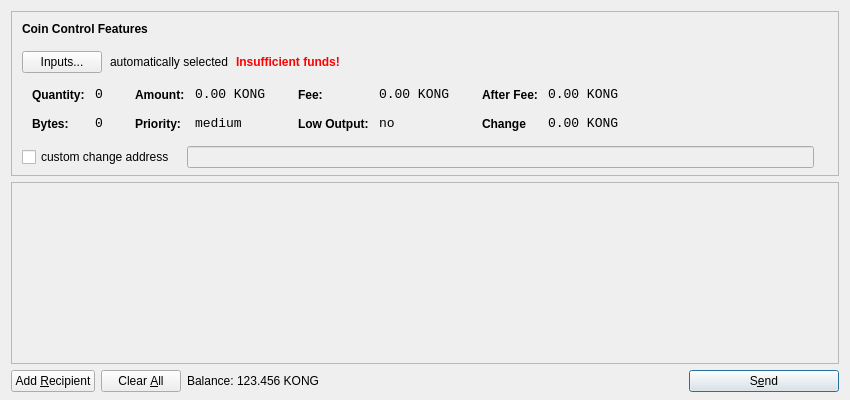
<?xml version="1.0" encoding="UTF-8"?>
<ui version="4.0">
 <class>SendCoinsDialog</class>
 <widget class="QDialog" name="SendCoinsDialog">
  <property name="geometry">
   <rect>
    <x>0</x>
    <y>0</y>
    <width>850</width>
    <height>400</height>
   </rect>
  </property>
  <property name="windowTitle">
   <string>Send Coins</string>
  </property>
  <layout class="QVBoxLayout" name="verticalLayout" stretch="0,1,0">
   <property name="bottomMargin">
    <number>8</number>
   </property>
   <item>
    <widget class="QFrame" name="frameCoinControl">
     <property name="sizePolicy">
      <sizepolicy hsizetype="Expanding" vsizetype="Expanding">
       <horstretch>0</horstretch>
       <verstretch>0</verstretch>
      </sizepolicy>
     </property>
     <property name="maximumSize">
      <size>
       <width>16777215</width>
       <height>16777215</height>
      </size>
     </property>
     <property name="frameShape">
      <enum>QFrame::StyledPanel</enum>
     </property>
     <property name="frameShadow">
      <enum>QFrame::Sunken</enum>
     </property>
     <layout class="QVBoxLayout" name="verticalLayoutCoinControl2">
      <property name="spacing">
       <number>-1</number>
      </property>
      <property name="leftMargin">
       <number>0</number>
      </property>
      <property name="topMargin">
       <number>0</number>
      </property>
      <property name="rightMargin">
       <number>0</number>
      </property>
      <property name="bottomMargin">
       <number>6</number>
      </property>
      <item>
       <layout class="QVBoxLayout" name="verticalLayoutCoinControl" stretch="0,0,0,0,1">
        <property name="spacing">
         <number>0</number>
        </property>
        <property name="leftMargin">
         <number>10</number>
        </property>
        <property name="topMargin">
         <number>10</number>
        </property>
        <item>
         <layout class="QHBoxLayout" name="horizontalLayoutCoinControl1">
          <property name="bottomMargin">
           <number>15</number>
          </property>
          <item>
           <widget class="QLabel" name="labelCoinControlFeatures">
            <property name="sizePolicy">
             <sizepolicy hsizetype="Preferred" vsizetype="Maximum">
              <horstretch>0</horstretch>
              <verstretch>0</verstretch>
             </sizepolicy>
            </property>
            <property name="font">
             <font>
              <weight>75</weight>
              <bold>true</bold>
             </font>
            </property>
            <property name="styleSheet">
             <string notr="true">font-weight:bold;</string>
            </property>
            <property name="text">
             <string>Coin Control Features</string>
            </property>
           </widget>
          </item>
         </layout>
        </item>
        <item>
         <layout class="QHBoxLayout" name="horizontalLayoutCoinControl2" stretch="0,0,0,0">
          <property name="spacing">
           <number>8</number>
          </property>
          <property name="bottomMargin">
           <number>10</number>
          </property>
          <item>
           <widget class="QPushButton" name="pushButtonCoinControl">
            <property name="styleSheet">
             <string notr="true"/>
            </property>
            <property name="text">
             <string>Inputs...</string>
            </property>
           </widget>
          </item>
          <item>
           <widget class="QLabel" name="labelCoinControlAutomaticallySelected">
            <property name="text">
             <string>automatically selected</string>
            </property>
            <property name="margin">
             <number>5</number>
            </property>
           </widget>
          </item>
          <item>
           <widget class="QLabel" name="labelCoinControlInsuffFunds">
            <property name="font">
             <font>
              <weight>75</weight>
              <bold>true</bold>
             </font>
            </property>
            <property name="styleSheet">
             <string notr="true">color:red;font-weight:bold;</string>
            </property>
            <property name="text">
             <string>Insufficient funds!</string>
            </property>
            <property name="margin">
             <number>5</number>
            </property>
           </widget>
          </item>
          <item>
           <spacer name="horizontalSpacerCoinControl">
            <property name="orientation">
             <enum>Qt::Horizontal</enum>
            </property>
            <property name="sizeHint" stdset="0">
             <size>
              <width>40</width>
              <height>1</height>
             </size>
            </property>
           </spacer>
          </item>
         </layout>
        </item>
        <item>
         <widget class="QWidget" name="widgetCoinControl" native="true">
          <property name="sizePolicy">
           <sizepolicy hsizetype="Preferred" vsizetype="Preferred">
            <horstretch>0</horstretch>
            <verstretch>0</verstretch>
           </sizepolicy>
          </property>
          <property name="minimumSize">
           <size>
            <width>0</width>
            <height>0</height>
           </size>
          </property>
          <property name="styleSheet">
           <string notr="true"/>
          </property>
          <layout class="QHBoxLayout" name="horizontalLayoutCoinControl5">
           <property name="margin">
            <number>0</number>
           </property>
           <item>
            <layout class="QHBoxLayout" name="horizontalLayoutCoinControl3" stretch="0,0,0,1">
             <property name="spacing">
              <number>20</number>
             </property>
             <property name="topMargin">
              <number>0</number>
             </property>
             <property name="bottomMargin">
              <number>10</number>
             </property>
             <item>
              <layout class="QFormLayout" name="formLayoutCoinControl1">
               <property name="horizontalSpacing">
                <number>10</number>
               </property>
               <property name="verticalSpacing">
                <number>14</number>
               </property>
               <property name="leftMargin">
                <number>10</number>
               </property>
               <property name="topMargin">
                <number>4</number>
               </property>
               <property name="rightMargin">
                <number>6</number>
               </property>
               <item row="0" column="0">
                <widget class="QLabel" name="labelCoinControlQuantityText">
                 <property name="styleSheet">
                  <string notr="true">font-weight:bold;</string>
                 </property>
                 <property name="text">
                  <string>Quantity:</string>
                 </property>
                 <property name="margin">
                  <number>0</number>
                 </property>
                </widget>
               </item>
               <item row="0" column="1">
                <widget class="QLabel" name="labelCoinControlQuantity">
                 <property name="font">
                  <font>
                   <family>Monospace</family>
                   <pointsize>10</pointsize>
                  </font>
                 </property>
                 <property name="cursor">
                  <cursorShape>IBeamCursor</cursorShape>
                 </property>
                 <property name="contextMenuPolicy">
                  <enum>Qt::ActionsContextMenu</enum>
                 </property>
                 <property name="text">
                  <string>0</string>
                 </property>
                 <property name="margin">
                  <number>0</number>
                 </property>
                 <property name="textInteractionFlags">
                  <set>Qt::LinksAccessibleByMouse|Qt::TextSelectableByKeyboard|Qt::TextSelectableByMouse</set>
                 </property>
                </widget>
               </item>
               <item row="1" column="0">
                <widget class="QLabel" name="labelCoinControlBytesText">
                 <property name="styleSheet">
                  <string notr="true">font-weight:bold;</string>
                 </property>
                 <property name="text">
                  <string>Bytes:</string>
                 </property>
                </widget>
               </item>
               <item row="1" column="1">
                <widget class="QLabel" name="labelCoinControlBytes">
                 <property name="font">
                  <font>
                   <family>Monospace</family>
                   <pointsize>10</pointsize>
                  </font>
                 </property>
                 <property name="cursor">
                  <cursorShape>IBeamCursor</cursorShape>
                 </property>
                 <property name="contextMenuPolicy">
                  <enum>Qt::ActionsContextMenu</enum>
                 </property>
                 <property name="text">
                  <string>0</string>
                 </property>
                 <property name="textInteractionFlags">
                  <set>Qt::LinksAccessibleByMouse|Qt::TextSelectableByKeyboard|Qt::TextSelectableByMouse</set>
                 </property>
                </widget>
               </item>
              </layout>
             </item>
             <item>
              <layout class="QFormLayout" name="formLayoutCoinControl2">
               <property name="horizontalSpacing">
                <number>10</number>
               </property>
               <property name="verticalSpacing">
                <number>14</number>
               </property>
               <property name="leftMargin">
                <number>6</number>
               </property>
               <property name="topMargin">
                <number>4</number>
               </property>
               <property name="rightMargin">
                <number>6</number>
               </property>
               <item row="0" column="0">
                <widget class="QLabel" name="labelCoinControlAmountText">
                 <property name="styleSheet">
                  <string notr="true">font-weight:bold;</string>
                 </property>
                 <property name="text">
                  <string>Amount:</string>
                 </property>
                 <property name="margin">
                  <number>0</number>
                 </property>
                </widget>
               </item>
               <item row="0" column="1">
                <widget class="QLabel" name="labelCoinControlAmount">
                 <property name="font">
                  <font>
                   <family>Monospace</family>
                   <pointsize>10</pointsize>
                  </font>
                 </property>
                 <property name="cursor">
                  <cursorShape>IBeamCursor</cursorShape>
                 </property>
                 <property name="contextMenuPolicy">
                  <enum>Qt::ActionsContextMenu</enum>
                 </property>
                 <property name="text">
                  <string notr="true">0.00 KONG</string>
                 </property>
                 <property name="textInteractionFlags">
                  <set>Qt::LinksAccessibleByMouse|Qt::TextSelectableByKeyboard|Qt::TextSelectableByMouse</set>
                 </property>
                </widget>
               </item>
               <item row="1" column="0">
                <widget class="QLabel" name="labelCoinControlPriorityText">
                 <property name="styleSheet">
                  <string notr="true">font-weight:bold;</string>
                 </property>
                 <property name="text">
                  <string>Priority:</string>
                 </property>
                </widget>
               </item>
               <item row="1" column="1">
                <widget class="QLabel" name="labelCoinControlPriority">
                 <property name="font">
                  <font>
                   <family>Monospace</family>
                   <pointsize>10</pointsize>
                  </font>
                 </property>
                 <property name="cursor">
                  <cursorShape>IBeamCursor</cursorShape>
                 </property>
                 <property name="contextMenuPolicy">
                  <enum>Qt::ActionsContextMenu</enum>
                 </property>
                 <property name="text">
                  <string>medium</string>
                 </property>
                 <property name="textInteractionFlags">
                  <set>Qt::LinksAccessibleByMouse|Qt::TextSelectableByKeyboard|Qt::TextSelectableByMouse</set>
                 </property>
                </widget>
               </item>
              </layout>
             </item>
             <item>
              <layout class="QFormLayout" name="formLayoutCoinControl3">
               <property name="horizontalSpacing">
                <number>10</number>
               </property>
               <property name="verticalSpacing">
                <number>14</number>
               </property>
               <property name="leftMargin">
                <number>6</number>
               </property>
               <property name="topMargin">
                <number>4</number>
               </property>
               <property name="rightMargin">
                <number>6</number>
               </property>
               <item row="0" column="0">
                <widget class="QLabel" name="labelCoinControlFeeText">
                 <property name="styleSheet">
                  <string notr="true">font-weight:bold;</string>
                 </property>
                 <property name="text">
                  <string>Fee:</string>
                 </property>
                 <property name="margin">
                  <number>0</number>
                 </property>
                </widget>
               </item>
               <item row="0" column="1">
                <widget class="QLabel" name="labelCoinControlFee">
                 <property name="font">
                  <font>
                   <family>Monospace</family>
                   <pointsize>10</pointsize>
                  </font>
                 </property>
                 <property name="cursor">
                  <cursorShape>IBeamCursor</cursorShape>
                 </property>
                 <property name="contextMenuPolicy">
                  <enum>Qt::ActionsContextMenu</enum>
                 </property>
                 <property name="text">
                  <string notr="true">0.00 KONG</string>
                 </property>
                 <property name="textInteractionFlags">
                  <set>Qt::LinksAccessibleByMouse|Qt::TextSelectableByKeyboard|Qt::TextSelectableByMouse</set>
                 </property>
                </widget>
               </item>
               <item row="1" column="0">
                <widget class="QLabel" name="labelCoinControlLowOutputText">
                 <property name="styleSheet">
                  <string notr="true">font-weight:bold;</string>
                 </property>
                 <property name="text">
                  <string>Low Output:</string>
                 </property>
                </widget>
               </item>
               <item row="1" column="1">
                <widget class="QLabel" name="labelCoinControlLowOutput">
                 <property name="font">
                  <font>
                   <family>Monospace</family>
                   <pointsize>10</pointsize>
                  </font>
                 </property>
                 <property name="cursor">
                  <cursorShape>IBeamCursor</cursorShape>
                 </property>
                 <property name="contextMenuPolicy">
                  <enum>Qt::ActionsContextMenu</enum>
                 </property>
                 <property name="text">
                  <string>no</string>
                 </property>
                 <property name="textInteractionFlags">
                  <set>Qt::LinksAccessibleByMouse|Qt::TextSelectableByKeyboard|Qt::TextSelectableByMouse</set>
                 </property>
                </widget>
               </item>
              </layout>
             </item>
             <item>
              <layout class="QFormLayout" name="formLayoutCoinControl4">
               <property name="horizontalSpacing">
                <number>10</number>
               </property>
               <property name="verticalSpacing">
                <number>14</number>
               </property>
               <property name="leftMargin">
                <number>6</number>
               </property>
               <property name="topMargin">
                <number>4</number>
               </property>
               <property name="rightMargin">
                <number>6</number>
               </property>
               <item row="0" column="0">
                <widget class="QLabel" name="labelCoinControlAfterFeeText">
                 <property name="styleSheet">
                  <string notr="true">font-weight:bold;</string>
                 </property>
                 <property name="text">
                  <string>After Fee:</string>
                 </property>
                 <property name="margin">
                  <number>0</number>
                 </property>
                </widget>
               </item>
               <item row="0" column="1">
                <widget class="QLabel" name="labelCoinControlAfterFee">
                 <property name="font">
                  <font>
                   <family>Monospace</family>
                   <pointsize>10</pointsize>
                  </font>
                 </property>
                 <property name="cursor">
                  <cursorShape>IBeamCursor</cursorShape>
                 </property>
                 <property name="contextMenuPolicy">
                  <enum>Qt::ActionsContextMenu</enum>
                 </property>
                 <property name="text">
                  <string notr="true">0.00 KONG</string>
                 </property>
                 <property name="textInteractionFlags">
                  <set>Qt::LinksAccessibleByMouse|Qt::TextSelectableByKeyboard|Qt::TextSelectableByMouse</set>
                 </property>
                </widget>
               </item>
               <item row="1" column="0">
                <widget class="QLabel" name="labelCoinControlChangeText">
                 <property name="styleSheet">
                  <string notr="true">font-weight:bold;</string>
                 </property>
                 <property name="text">
                  <string>Change</string>
                 </property>
                </widget>
               </item>
               <item row="1" column="1">
                <widget class="QLabel" name="labelCoinControlChange">
                 <property name="font">
                  <font>
                   <family>Monospace</family>
                   <pointsize>10</pointsize>
                  </font>
                 </property>
                 <property name="cursor">
                  <cursorShape>IBeamCursor</cursorShape>
                 </property>
                 <property name="contextMenuPolicy">
                  <enum>Qt::ActionsContextMenu</enum>
                 </property>
                 <property name="text">
                  <string notr="true">0.00 KONG</string>
                 </property>
                 <property name="textInteractionFlags">
                  <set>Qt::LinksAccessibleByMouse|Qt::TextSelectableByKeyboard|Qt::TextSelectableByMouse</set>
                 </property>
                </widget>
               </item>
              </layout>
             </item>
            </layout>
           </item>
          </layout>
         </widget>
        </item>
        <item>
         <layout class="QHBoxLayout" name="horizontalLayoutCoinControl4" stretch="0,0,0">
          <property name="spacing">
           <number>12</number>
          </property>
          <property name="sizeConstraint">
           <enum>QLayout::SetDefaultConstraint</enum>
          </property>
          <property name="topMargin">
           <number>5</number>
          </property>
          <property name="rightMargin">
           <number>5</number>
          </property>
          <item>
           <widget class="QCheckBox" name="checkBoxCoinControlChange">
            <property name="text">
             <string>custom change address</string>
            </property>
           </widget>
          </item>
          <item>
           <widget class="QLineEdit" name="lineEditCoinControlChange">
            <property name="enabled">
             <bool>false</bool>
            </property>
            <property name="sizePolicy">
             <sizepolicy hsizetype="Expanding" vsizetype="Fixed">
              <horstretch>0</horstretch>
              <verstretch>0</verstretch>
             </sizepolicy>
            </property>
           </widget>
          </item>
          <item>
           <widget class="QLabel" name="labelCoinControlChangeLabel">
            <property name="sizePolicy">
             <sizepolicy hsizetype="Preferred" vsizetype="Expanding">
              <horstretch>0</horstretch>
              <verstretch>0</verstretch>
             </sizepolicy>
            </property>
            <property name="minimumSize">
             <size>
              <width>0</width>
              <height>0</height>
             </size>
            </property>
            <property name="text">
             <string/>
            </property>
            <property name="margin">
             <number>3</number>
            </property>
           </widget>
          </item>
         </layout>
        </item>
        <item>
         <spacer name="verticalSpacerCoinControl">
          <property name="orientation">
           <enum>Qt::Vertical</enum>
          </property>
          <property name="sizeHint" stdset="0">
           <size>
            <width>800</width>
            <height>1</height>
           </size>
          </property>
         </spacer>
        </item>
       </layout>
      </item>
     </layout>
    </widget>
   </item>
   <item>
    <widget class="QScrollArea" name="scrollArea">
     <property name="widgetResizable">
      <bool>true</bool>
     </property>
     <widget class="QWidget" name="scrollAreaWidgetContents">
      <property name="geometry">
       <rect>
        <x>0</x>
        <y>0</y>
        <width>830</width>
        <height>165</height>
       </rect>
      </property>
      <layout class="QVBoxLayout" name="verticalLayout_2">
       <property name="margin">
        <number>0</number>
       </property>
       <item>
        <layout class="QVBoxLayout" name="entries">
         <property name="spacing">
          <number>6</number>
         </property>
        </layout>
       </item>
       <item>
        <spacer name="verticalSpacer">
         <property name="orientation">
          <enum>Qt::Vertical</enum>
         </property>
         <property name="sizeHint" stdset="0">
          <size>
           <width>20</width>
           <height>40</height>
          </size>
         </property>
        </spacer>
       </item>
      </layout>
     </widget>
    </widget>
   </item>
   <item>
    <layout class="QHBoxLayout" name="horizontalLayout">
     <item>
      <widget class="QPushButton" name="addButton">
       <property name="toolTip">
        <string>Send to multiple recipients at once</string>
       </property>
       <property name="text">
        <string>Add &amp;Recipient</string>
       </property>
       <property name="autoDefault">
        <bool>false</bool>
       </property>
      </widget>
     </item>
     <item>
      <widget class="QPushButton" name="clearButton">
       <property name="sizePolicy">
        <sizepolicy hsizetype="Minimum" vsizetype="Fixed">
         <horstretch>0</horstretch>
         <verstretch>0</verstretch>
        </sizepolicy>
       </property>
       <property name="toolTip">
        <string>Remove all transaction fields</string>
       </property>
       <property name="text">
        <string>Clear &amp;All</string>
       </property>
       <property name="autoRepeatDelay">
        <number>300</number>
       </property>
       <property name="autoDefault">
        <bool>false</bool>
       </property>
      </widget>
     </item>
     <item>
      <layout class="QHBoxLayout" name="horizontalLayout_2">
       <property name="spacing">
        <number>3</number>
       </property>
       <item>
        <widget class="QLabel" name="label">
         <property name="sizePolicy">
          <sizepolicy hsizetype="Preferred" vsizetype="Fixed">
           <horstretch>0</horstretch>
           <verstretch>0</verstretch>
          </sizepolicy>
         </property>
         <property name="text">
          <string>Balance:</string>
         </property>
        </widget>
       </item>
       <item>
        <widget class="QLabel" name="labelBalance">
         <property name="sizePolicy">
          <sizepolicy hsizetype="Preferred" vsizetype="Fixed">
           <horstretch>0</horstretch>
           <verstretch>0</verstretch>
          </sizepolicy>
         </property>
         <property name="cursor">
          <cursorShape>IBeamCursor</cursorShape>
         </property>
         <property name="text">
          <string>123.456 KONG</string>
         </property>
         <property name="textInteractionFlags">
          <set>Qt::LinksAccessibleByMouse|Qt::TextSelectableByKeyboard|Qt::TextSelectableByMouse</set>
         </property>
        </widget>
       </item>
      </layout>
     </item>
     <item>
      <spacer name="horizontalSpacer">
       <property name="orientation">
        <enum>Qt::Horizontal</enum>
       </property>
       <property name="sizeHint" stdset="0">
        <size>
         <width>40</width>
         <height>20</height>
        </size>
       </property>
      </spacer>
     </item>
     <item>
      <widget class="QPushButton" name="sendButton">
       <property name="minimumSize">
        <size>
         <width>150</width>
         <height>0</height>
        </size>
       </property>
       <property name="toolTip">
        <string>Confirm the send action</string>
       </property>
       <property name="text">
        <string>S&amp;end</string>
       </property>
       <property name="icon">
        <iconset resource="../bitcoin.qrc">
         <normaloff>:/icons/send</normaloff>:/icons/send</iconset>
       </property>
       <property name="default">
        <bool>true</bool>
       </property>
      </widget>
     </item>
    </layout>
   </item>
  </layout>
 </widget>
 <resources>
  <include location="../bitcoin.qrc"/>
 </resources>
 <connections/>
</ui>
